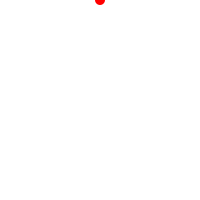
Frame 1 (no input)
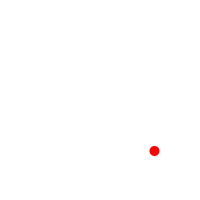
Frame 60 (the mouse pressed at the canvas centre just before this capture)
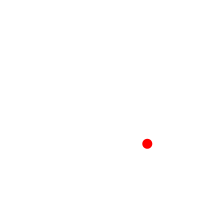
Frame 120 (the mouse held since frame 60 and released just before this capture)

The Processing sketch that drew these frames (run headless with seeded random() and noise(); from frame 60 on, the mouse is pressed at the canvas centre):

// Processing sketch: gravity_02
// ── gravity_02.pde
float x = 100;
float y = 0;
float speed = 0;
float gravity = 0.1;


void setup() {
  size(200,200);
  smooth();
  noStroke(); 
  fill(255,0,0);
  rectMode(CENTER);
}


void draw() {
  background(255);
  ellipse(x,y,10,10);
  
  y = y + speed;
  x = x + speed;
  speed = speed + gravity;
  
  if ((y > height)||(x > width)) {
    speed = speed * -0.95; //dampening
    
    y = height;
    //x = 0;
  }
}
